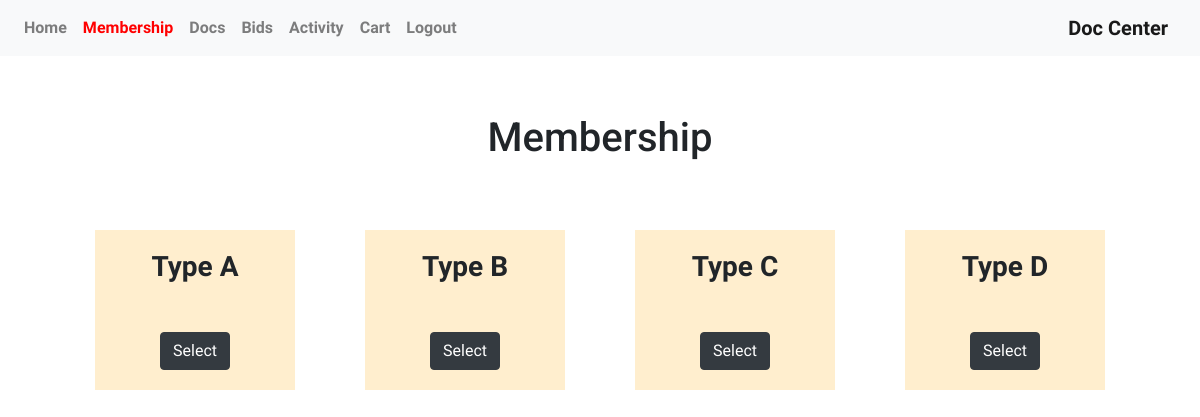
Screenshot of /membership/ (signed in) with the database file from the repository.
### doc_center_app/models.py (models this page shows, shortened)
class types(models.Model):
    type_id = models.UUIDField(primary_key=True, default=uuid.uuid4, editable=False)
    number_name = models.IntegerField()
    type_name = models.CharField(max_length=200)

### doc_center_app/views.py (the view)
# urls.py: path('membership/', views.membership, name="membership"),
def membership(request):
    if request.method == 'POST':
        types = models.types.objects.get(type_id=request.POST['type_id'])
        m = models.type_of_membership.objects.filter(user_id=give_u(request.user.username))
        if m:
            m.update(membership_type=types)
        else:
            models.type_of_membership.objects.create(user_id=give_u(request.user.username), membership_type=types)
        activity = 'Applied For Type '+types.type_name
        save_activity(request, activity)
        return redirect('activity')
    else:
        types = models.types.objects.all()
        return render(request, 'homepages/membership.html', {'types': types})

### templates/homepages/membership.html (shortened to what this page needs)
{% extends 'base.html' %}
{% load static %}
{% block body %}
{% if user.is_authenticated %}
    <div id="home" class="container mx-auto text-center" style="margin: 10px 0px 80px 0px;">
        <div class="row">
            <div class="col-md-9 mx-auto text-center .col-md-pull-12">
                <h1>Membership</h1>
            </div>
        </div>
        <div id="plans" class="container mx-auto text-center" style="margin-top: 50px;">
            <div class="row  mx-auto text-center">
                {% for t in types %}
                <div class="plan bg_wheat  mx-auto text-center" style="width: 200px; padding: 20px; margin: 10px;">
                    <h3 style="font-weight: 700;">Type {{ t.type_name }}</h3>
                    <br>
                    <form action="{% url 'membership' %}" method="POST">
                        <button onclick="type_selected('{{ t.type_name }}');" class="selected_agreement btn btn-dark">Select</button>
                    </form>
                </div>
                {% endfor %}
            </div>
        </div>
    </div>
{% endif %}
{% endblock %}

### templates/base.html (style rules this page uses)
body { font-family: 'Baloo 2'; }
.bg_wheat { background: rgb(255, 238, 206); }
h1 { font-family: 'Roboto'; }

### rows the page displays
types: type_name "A"
types: type_name "B"
types: type_name "C"
types: type_name "D"
